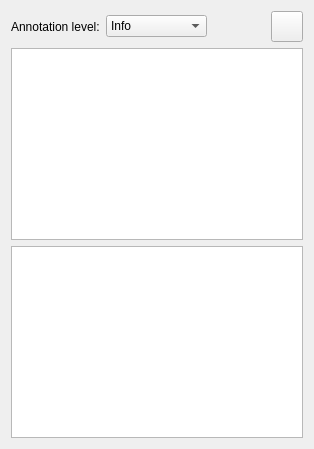
                   <widget class="QWidget" name="tb_annotations">
                    <attribute name="title">
                     <string>Annotations</string>
                    </attribute>
                    <layout class="QGridLayout" name="gridLayout_4" columnstretch="0,0,0,0,0,0">
                     <item row="1" column="4">
                      <spacer name="horizontalSpacer">
                       <property name="orientation">
                        <enum>Qt::Horizontal</enum>
                       </property>
                       <property name="sizeHint" stdset="0">
                        <size>
                         <width>40</width>
                         <height>20</height>
                        </size>
                       </property>
                      </spacer>
                     </item>
                     <item row="1" column="0">
                      <widget class="QLabel" name="label_3">
                       <property name="text">
                        <string>Annotation level:</string>
                       </property>
                      </widget>
                     </item>
                     <item row="1" column="5">
                      <widget class="QToolButton" name="bt_delete_annotation">
                       <property name="text">
                        <string/>
                       </property>
                       <property name="icon">
                        <iconset>
                         <normalon>:/annotation_level/resources/Delete.png</normalon>
                        </iconset>
                       </property>
                       <property name="iconSize">
                        <size>
                         <width>24</width>
                         <height>24</height>
                        </size>
                       </property>
                      </widget>
                     </item>
                     <item row="1" column="1">
                      <widget class="QComboBox" name="cb_annotation_level">
                       <property name="sizeAdjustPolicy">
                        <enum>QComboBox::AdjustToContents</enum>
                       </property>
                       <item>
                        <property name="text">
                         <string>Info</string>
                        </property>
                        <property name="icon">
                         <iconset>
                          <normalon>:/annotation_level/resources/Info.png</normalon>
                         </iconset>
                        </property>
                       </item>
                       <item>
                        <property name="text">
                         <string>OK</string>
                        </property>
                        <property name="icon">
                         <iconset>
                          <normalon>:/annotation_level/resources/OK.png</normalon>
                         </iconset>
                        </property>
                       </item>
                       <item>
                        <property name="text">
                         <string>Warning</string>
                        </property>
                        <property name="icon">
                         <iconset>
                          <normalon>:/annotation_level/resources/Warning.png</normalon>
                         </iconset>
                        </property>
                       </item>
                       <item>
                        <property name="text">
                         <string>Error</string>
                        </property>
                        <property name="icon">
                         <iconset>
                          <normalon>:/annotation_level/resources/Error.png</normalon>
                         </iconset>
                        </property>
                       </item>
                       <item>
                        <property name="text">
                         <string>Critical</string>
                        </property>
                        <property name="icon">
                         <iconset>
                          <normalon>:/annotation_level/resources/Danger.png</normalon>
                         </iconset>
                        </property>
                       </item>
                       <item>
                        <property name="text">
                         <string>Source issue</string>
                        </property>
                        <property name="icon">
                         <iconset>
                          <normalon>:/annotation_level/resources/Problem.png</normalon>
                         </iconset>
                        </property>
                       </item>
                       <item>
                        <property name="text">
                         <string>Unknown</string>
                        </property>
                        <property name="icon">
                         <iconset>
                          <normalon>:/annotation_level/resources/Help.png</normalon>
                         </iconset>
                        </property>
                       </item>
                      </widget>
                     </item>
                     <item row="5" column="0" colspan="6">
                      <widget class="QTextEdit" name="te_annotations"/>
                     </item>
                     <item row="9" column="0" colspan="6">
                      <widget class="QTextBrowser" name="tb_auto_annotation"/>
                     </item>
                    </layout>
                   </widget>
